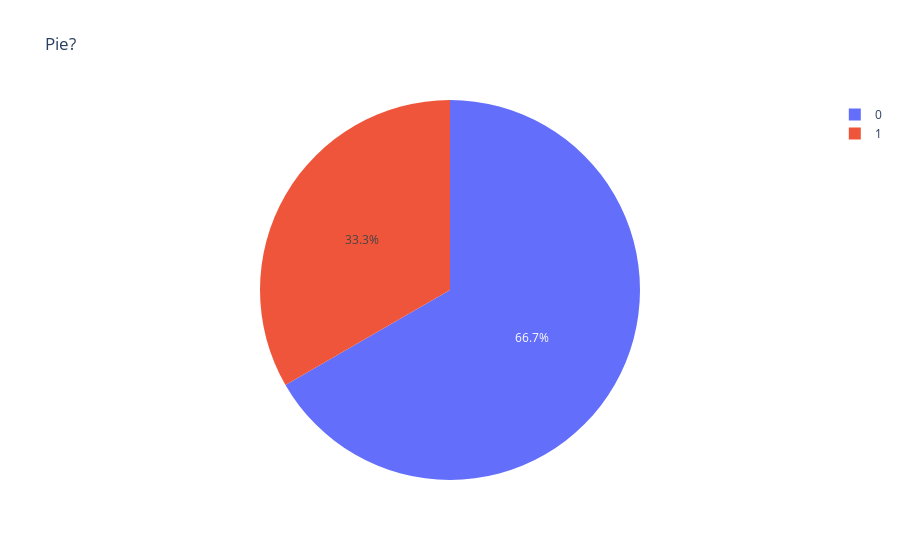

The notebook cell saved with this chart:
### Code cell
fig_four = px.pie(success_counts, values='LandingClass', names=success_counts.index, title="Pie?")
fig_four.show()

### Figure 1 — Plotly figure (JSON) as saved in the notebook; plotly's stock layout.template omitted (floating-point values rounded to 4 significant figures)
{"data": [{"domain": {"x": [0, 1], "y": [0, 1]}, "hovertemplate": "_index=%{label}<br>LandingClass=%{value}<extra></extra>", "labels": [0, 1], "legendgroup": "", "name": "", "showlegend": true, "type": "pie", "values": [60, 30]}], "layout": {"autosize": true, "legend": {"tracegroupgap": 0}, "title": {"text": "Pie?"}}}
